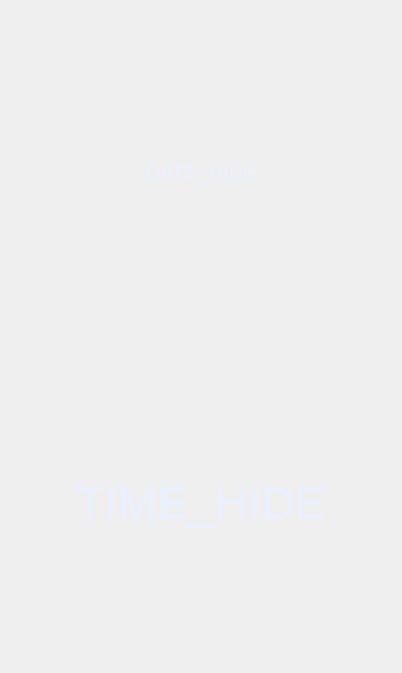
<?xml version="1.0" encoding="UTF-8"?>
<ui version="4.0">
 <class>Form</class>
 <widget class="QWidget" name="Form">
  <property name="geometry">
   <rect>
    <x>0</x>
    <y>0</y>
    <width>402</width>
    <height>673</height>
   </rect>
  </property>
  <property name="windowTitle">
   <string>Form</string>
  </property>
  <layout class="QVBoxLayout" name="verticalLayout">
   <property name="spacing">
    <number>0</number>
   </property>
   <property name="leftMargin">
    <number>0</number>
   </property>
   <property name="topMargin">
    <number>0</number>
   </property>
   <property name="rightMargin">
    <number>0</number>
   </property>
   <property name="bottomMargin">
    <number>0</number>
   </property>
   <item>
    <widget class="QWidget" name="date_time_hide" native="true">
     <property name="enabled">
      <bool>true</bool>
     </property>
     <property name="sizePolicy">
      <sizepolicy hsizetype="Minimum" vsizetype="Minimum">
       <horstretch>0</horstretch>
       <verstretch>0</verstretch>
      </sizepolicy>
     </property>
     <layout class="QVBoxLayout" name="verticalLayout_6">
      <item>
       <widget class="QLabel" name="date_widget_hide">
        <property name="font">
         <font>
          <pointsize>15</pointsize>
         </font>
        </property>
        <property name="styleSheet">
         <string notr="true">color: #eaf0ff;
</string>
        </property>
        <property name="text">
         <string>DATE_HIDE</string>
        </property>
        <property name="alignment">
         <set>Qt::AlignCenter</set>
        </property>
       </widget>
      </item>
      <item>
       <widget class="QLabel" name="time_widget_hide">
        <property name="font">
         <font>
          <pointsize>35</pointsize>
         </font>
        </property>
        <property name="styleSheet">
         <string notr="true">color: #eaf0ff;</string>
        </property>
        <property name="text">
         <string>TIME_HIDE</string>
        </property>
        <property name="alignment">
         <set>Qt::AlignCenter</set>
        </property>
       </widget>
      </item>
     </layout>
    </widget>
   </item>
  </layout>
 </widget>
 <resources/>
 <connections/>
</ui>
